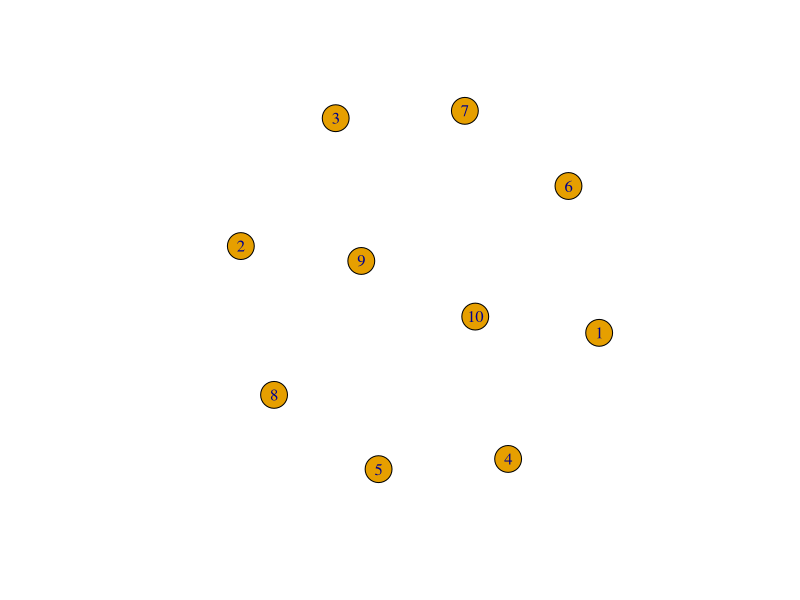
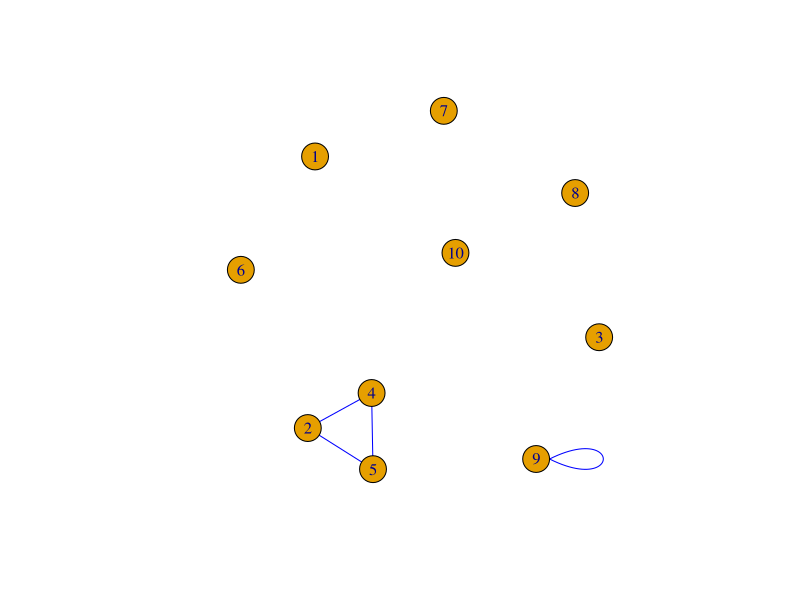

These figures' R source, in order:
#plotting empty graph

library("igraph")
G0=make_empty_graph(10,directed=FALSE)

plot(G0)

#adding edges
G1=add_edges(G0,c(2,5,5,4,4,2,9,9),color="blue")
plot(G1)